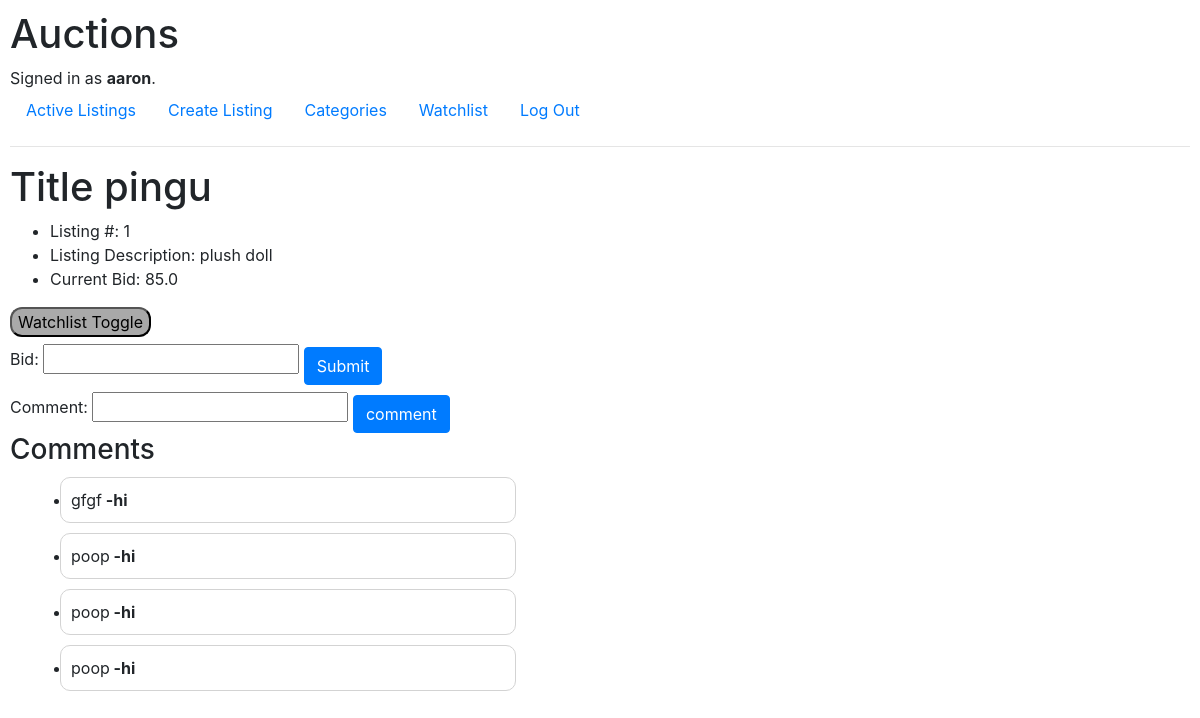
The app's page /listing/1 (signed in) with its own data.
### auctions/models.py (models this page shows, shortened)
class User(AbstractUser):
    pass

class Auction(models.Model):
    user = models.ForeignKey(User, on_delete=models.CASCADE)
    active = models.BooleanField(blank=False, default=True)
    title = models.CharField(max_length=100, blank=False)
    description = models.TextField(blank=False)
    category = models.ForeignKey(Category,blank=True, on_delete=models.PROTECT, related_name="categories")
    start_bid = models.FloatField()
    image = models.URLField(blank=True, null=True)
    winner = models.ForeignKey(User, blank=True, on_delete = models.CASCADE, related_name="auction_winner", null=True)

class Bid(models.Model):
    user = models.ForeignKey(User, on_delete=models.CASCADE)
    auction = models.ForeignKey(Auction, on_delete=models.CASCADE)
    value = models.FloatField()
    winner = models.BooleanField(default=False)
    def __str__(self):
        return f"{self.value}"

class Comment(models.Model):
    user = models.ForeignKey(User, on_delete=models.CASCADE)
    auction = models.ForeignKey(Auction, on_delete=models.CASCADE)
    comment = models.TextField()
    def __str__(self):
        return f"{self.comment}"

### auctions/views.py (the view, shortened to what this page needs)
# urls.py: path("listing/<int:auction_id>", views.listing, name="listing"),
@login_required
def listing(request, auction_id):
    user = request.user
    auction = Auction.objects.get(pk=auction_id)
    current_bid = Bid.objects.filter(auction=auction).order_by('value').last()
    if request.method == 'GET':
        if auction.active == False:
            winner = Bid.objects.filter(auction=auction).order_by('value').last()
            if winner.user_id == user.id:
                return render(request, "auctions/listing.html", {
                    "winner": winner
                })
        if user == auction.user:
            owner = True
            return render(request, "auctions/listing.html", {
            "auction": auction,
            "form": BidForm(),
            'current_bid':current_bid,
            'owner': owner })
        else:
            return render(request, "auctions/listing.html", {
            "auction": auction,
            "form": BidForm(),
            "comments": Comment.objects.filter(auction=auction),
            "cform": CommentForm(),
            'current_bid':current_bid })

### auctions/views.py
class BidForm(forms.Form):
    bid = forms.DecimalField()

class CommentForm(forms.Form):
    comment = forms.CharField(label="Comment")

### auctions/templates/auctions/listing.html (shortened to what this page needs)
{% extends "auctions/layout.html" %}
{% block body %}
    {% if winner%}
    <h1>You won this auction</h1>
    {% else %}
    <h1>Title {{ auction.title }}</h1>
    <ul>
        <li>Listing #: {{ auction.id }}</li>
        <li>Listing Description: {{ auction.description }}</li>
        <li>Current Bid: {{ current_bid }}</li>
    </ul>
    {% if owner %}
    <form action="{% url 'close' auction.id %}" method="post">
        {% csrf_token %}
        <input type="submit" class="btn btn-primary" style="display: inline-block; margin-top: 10px;" value="close auction">
    </form>
    {% else %}
        <form action="{% url 'toggle_watchlist' auction.id %}" method = "POST">
            <button type="submit" style = " background-color:darkgray; color:black; border-radius:1vw;">Watchlist Toggle</button>
        </form>
        <form action="{% url 'listing' auction.id %}" method="post">
        {{ form }}
        <input type="submit" class="btn btn-primary" style="display: inline-block; margin-top: 10px;">
        </form>
    {% endif %}
    <form action="{% url 'listing' auction.id %}" method="post">
        {{cform}}
        <input type="submit" class="btn btn-primary" style="display: inline-block; margin-top: 10px;" value="comment">
    </form>
    <h3>Comments</h3>
    <ul>
        {% for comment in comments %}
        <div style="border: 1px solid lightgray; margin: 10px; padding: 10px; border-radius: 10px; width: 40%;">
            <li>{{ comment }}<strong> -{{comment.user}}</strong></li>
        </div>
        {% endfor %}
    </ul>
    {% endif %}
{% endblock %}

### auctions/templates/auctions/layout.html (shortened to what this page needs)
{% load static %}
<!DOCTYPE html>
<html lang="en">
    <head>
        <link rel="stylesheet" href="https://stackpath.bootstrapcdn.com/bootstrap/4.4.1/css/bootstrap.min.css">
        <link href="{% static 'auctions/styles.css' %}" rel="stylesheet">
    </head>
    <body>
        <h1>Auctions</h1>
        <div>
            {% if user.is_authenticated %}
                Signed in as <strong>{{ user.username }}</strong>.
            {% else %}
                Not signed in.
            {% endif %}
        </div>
        <ul class="nav">
            <li class="nav-item">
                <a class="nav-link" href="{% url 'index' %}">Active Listings</a>
            </li>
            <li class="nav-item">
                <a class="nav-link" href="{% url 'create' %}">Create Listing</a>
            </li>
            <li class="nav-item">
                <a class="nav-link" href="{% url 'categories' %}">Categories</a>
            </li>
            {% if user.is_authenticated %}
                <li class="nav-item">
                    <a class="nav-link" href="{% url 'watchlist' %}">Watchlist</a>
                </li>
                <li class="nav-item">
                    <a class="nav-link" href="{% url 'logout' %}">Log Out</a>
                </li>
            {% endif %}
        </ul>
        <hr>
        {% block body %}
        {% endblock %}
    </body>
</html>

### auctions/static/auctions/styles.css (style rules this page uses)
body { padding: 10px; }

### records on screen
User: username "aaron"
Auction: title "pingu", id "1", description "plush doll"
Bid: value "85.0"
Comment: comment "gfgf", user "hi"
Comment: comment "poop", user "hi"
Comment: comment "poop", user "hi"
Comment: comment "poop", user "hi"
